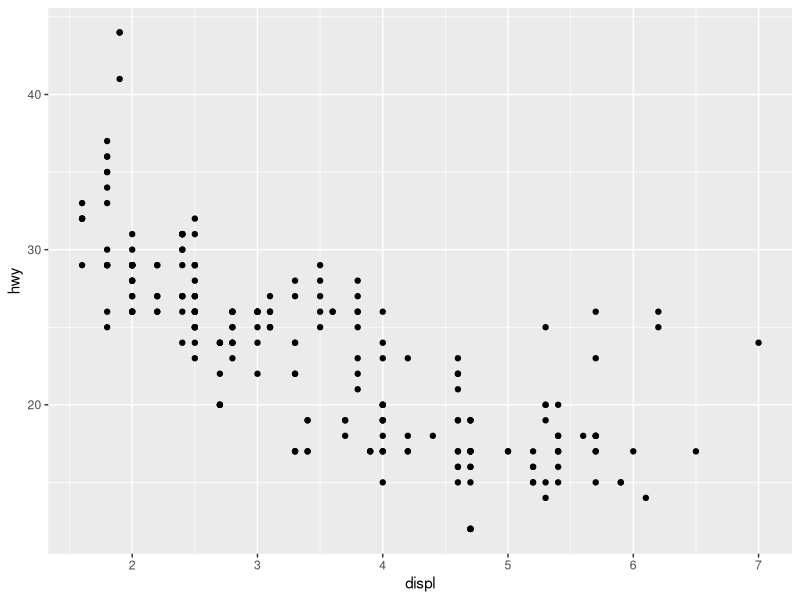
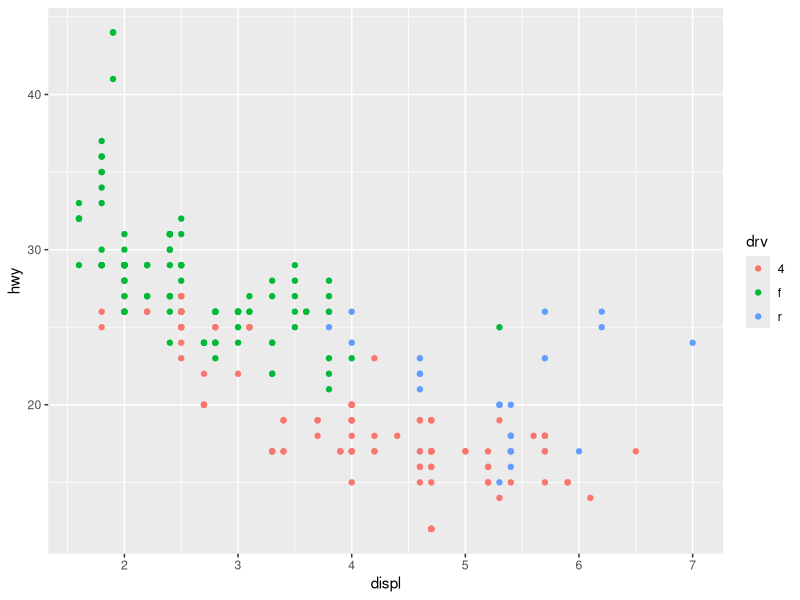

Source code (R) for these figures, in order:
library(tidyverse)

ggplot(mpg, aes(x = displ, y = hwy)) + 
  geom_point()

ggplot(mpg, aes(x = displ, y = hwy, col = drv)) + 
  geom_point()
